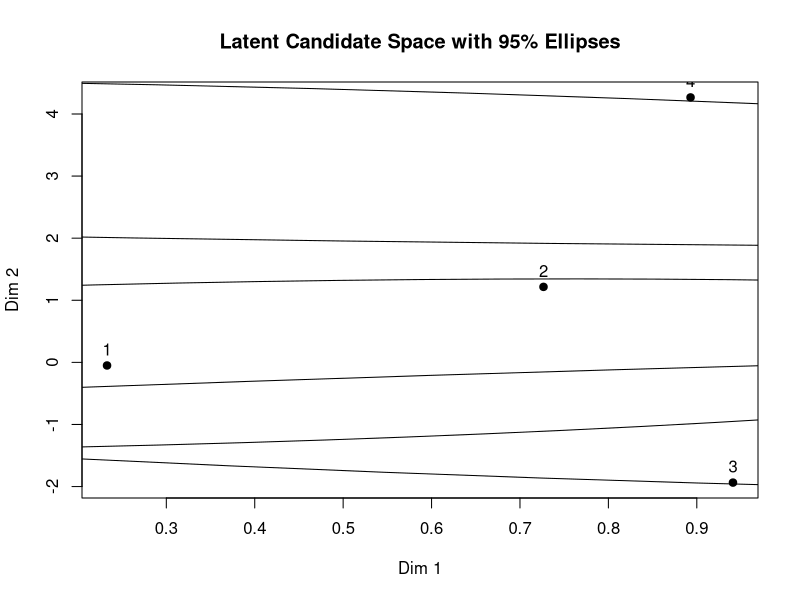
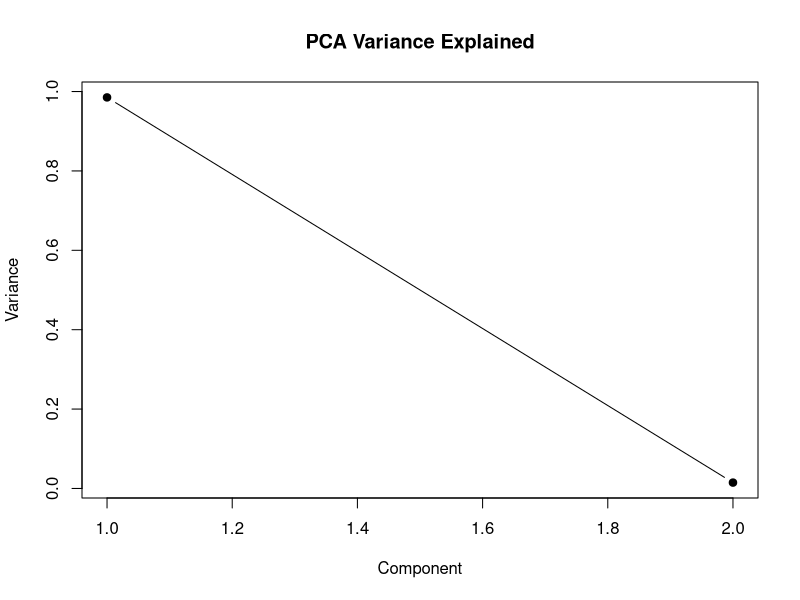

The R source for these figures, in order:
# ============================================================
# LATENT SPACE MODEL FOR RANK DATA (Gormley & Murphy, 2006)
# FULL VERSION WITH PCA + CONFIDENCE ELLIPSES
# ============================================================


# ------------------------------------------------------------
# Distance + Likelihood
# ------------------------------------------------------------

sq_dist <- function(z, ZETA) {
  rowSums((ZETA - matrix(z, nrow(ZETA), length(z), byrow = TRUE))^2)
}

log_plackett_luce <- function(ranking, d_vec) {
  remaining <- ranking
  loglik <- 0
  
  for (t in seq_along(ranking)) {
    num <- exp(-d_vec[remaining[1]])
    denom <- sum(exp(-d_vec[remaining]))
    loglik <- loglik + log(num / denom)
    remaining <- remaining[-1]
    if (length(remaining) == 0) break
  }
  
  return(loglik)
}


log_posterior <- function(Z, ZETA, rankings,
                          sigma_v = 3, sigma_c = 3) {
  
  M <- nrow(Z)
  loglik <- 0
  
  for (i in 1:M) {
    d_vec <- sq_dist(Z[i, ], ZETA)
    loglik <- loglik + log_plackett_luce(rankings[[i]], d_vec)
  }
  
  logprior_Z <- sum(dnorm(Z, 0, sigma_v, log = TRUE))
  logprior_ZETA <- sum(dnorm(ZETA, 0, sigma_c, log = TRUE))
  
  return(loglik + logprior_Z + logprior_ZETA)
}


# ------------------------------------------------------------
# Local updates
# ------------------------------------------------------------

loglik_voter_i <- function(i, Z, ZETA, rankings) {
  d_vec <- sq_dist(Z[i, ], ZETA)
  log_plackett_luce(rankings[[i]], d_vec)
}


# ------------------------------------------------------------
# Procrustes alignment
# ------------------------------------------------------------

procrustes_align <- function(Z, ZETA, Z_ref, ZETA_ref) {
  C <- rbind(Z, ZETA)
  C_ref <- rbind(Z_ref, ZETA_ref)
  
  C <- scale(C, center = TRUE, scale = FALSE)
  C_ref <- scale(C_ref, center = TRUE, scale = FALSE)
  
  svd_res <- svd(t(C_ref) %*% C)
  Q <- svd_res$v %*% t(svd_res$u)
  
  C_rot <- C %*% Q
  
  M <- nrow(Z)
  list(
    Z = C_rot[1:M, ],
    ZETA = C_rot[(M+1):nrow(C_rot), ]
  )
}


# ------------------------------------------------------------
# MCMC Sampler
# ------------------------------------------------------------

latent_rank_MH <- function(rankings,
                           D = 2,
                           n_iter = 3000,
                           burn_in = 1000,
                           sigma_prop_z = 0.3,
                           sigma_prop_zeta = 0.05,
                           sigma_v = 3,
                           sigma_c = 3) {
  
  M <- length(rankings)
  N <- max(unlist(rankings))
  
  Z <- matrix(rnorm(M * D), M, D)
  ZETA <- matrix(rnorm(N * D), N, D)
  
  samples_Z <- array(NA, c(M, D, n_iter))
  samples_ZETA <- array(NA, c(N, D, n_iter))
  
  Z_ref <- Z
  ZETA_ref <- ZETA
  
  for (iter in 1:n_iter) {
    
    # --- Update voters ---
    for (i in 1:M) {
      Z_prop <- Z
      Z_prop[i, ] <- Z[i, ] + rnorm(D, 0, sigma_prop_z)
      
      log_alpha <- (
        loglik_voter_i(i, Z_prop, ZETA, rankings) -
        loglik_voter_i(i, Z, ZETA, rankings)
      ) + (
        sum(dnorm(Z_prop[i, ], 0, sigma_v, log=TRUE)) -
        sum(dnorm(Z[i, ], 0, sigma_v, log=TRUE))
      )
      
      if (log(runif(1)) < log_alpha) {
        Z <- Z_prop
      }
    }
    
    # --- Update candidates ---
    for (j in 1:N) {
      ZETA_prop <- ZETA
      ZETA_prop[j, ] <- ZETA[j, ] + rnorm(D, 0, sigma_prop_zeta)
      
      log_alpha <- log_posterior(Z, ZETA_prop, rankings) -
                   log_posterior(Z, ZETA, rankings)
      
      if (log(runif(1)) < log_alpha) {
        ZETA <- ZETA_prop
      }
    }
    
    # --- Procrustes ---
    if (iter > burn_in) {
      aligned <- procrustes_align(Z, ZETA, Z_ref, ZETA_ref)
      Z <- aligned$Z
      ZETA <- aligned$ZETA
    }
    
    samples_Z[,,iter] <- Z
    samples_ZETA[,,iter] <- ZETA
  }
  
  return(list(samples_Z = samples_Z,
              samples_ZETA = samples_ZETA))
}


# ------------------------------------------------------------
# Posterior summaries + covariance
# ------------------------------------------------------------

compute_candidate_stats <- function(samples_ZETA, burn_in=1000) {
  
  samples <- samples_ZETA[,,(burn_in+1):dim(samples_ZETA)[3]]
  
  N <- dim(samples)[1]
  D <- dim(samples)[2]
  
  means <- matrix(0, N, D)
  covs <- vector("list", N)
  
  for (j in 1:N) {
    draws <- t(samples[j,,])
    means[j,] <- colMeans(draws)
    covs[[j]] <- cov(draws)
  }
  
  list(means = means, covs = covs)
}


# ------------------------------------------------------------
# PCA for dimension selection
# ------------------------------------------------------------

run_pca <- function(ZETA_mean) {
  pca <- prcomp(ZETA_mean)
  var_exp <- pca$sdev^2 / sum(pca$sdev^2)
  
  print(var_exp)
  
  plot(var_exp, type="b", pch=19,
       main="PCA Variance Explained",
       xlab="Component", ylab="Variance")
}


# ------------------------------------------------------------
# Ellipse plotting
# ------------------------------------------------------------

plot_ellipse <- function(mu, Sigma, level=0.95, npoints=100) {
  theta <- seq(0, 2*pi, length.out=npoints)
  circle <- cbind(cos(theta), sin(theta))
  
  eig <- eigen(Sigma)
  radius <- sqrt(qchisq(level, df=2))
  
  ellipse <- t(mu + radius * t(circle %*% diag(sqrt(eig$values)) %*% t(eig$vectors)))
  
  lines(ellipse)
}


plot_latent_space <- function(means, covs) {
  
  plot(means, pch=19,
       xlab="Dim 1", ylab="Dim 2",
       main="Latent Candidate Space with 95% Ellipses")
  
  text(means, labels=1:nrow(means), pos=3)
  
  for (j in 1:nrow(means)) {
    plot_ellipse(means[j,], covs[[j]])
  }
}


# ============================================================
# EXAMPLE RUN
# ============================================================

rankings <- list(
  c(1,2,3,4),
  c(2,1,4,3),
  c(1,3,2,4),
  c(3,1,2,4)
)

fit <- latent_rank_MH(rankings, D=2, n_iter=3000)

# --- Posterior stats
stats <- compute_candidate_stats(fit$samples_ZETA, burn_in=1000)

# --- Plot latent space with uncertainty
plot_latent_space(stats$means, stats$covs)

# --- PCA diagnostic
run_pca(stats$means)
